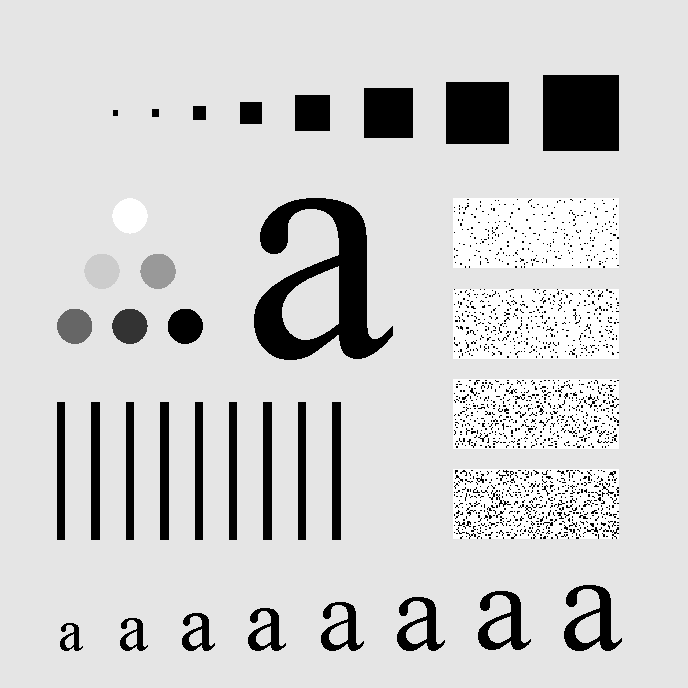
#> input picture DIP/image.tif, 688 x 688 px
$ python thresholding.py
#> lines starting #> are read from the running program, lines starting #| are printed output that depends on the picture; after the words box and inside, x2 and y2 are one past the last pixel; in counts of white or black regions, pixels touching at a corner belong together
import numpy as np
import cv2
import matplotlib.pyplot as plt

# Load the grayscale image
image = cv2.imread('image.tif', 0)  # Replace 'image.jpg' with your image file
#> image is the input picture: shape (688, 688); min 0, max 255, mean 207.3
if image is None:
    raise FileNotFoundError("Image not found. Please provide a valid file path.")

# Step 1: Calculate the Histogram
def calculate_histogram(image):
    hist = np.zeros(256, dtype=int)
    for pixel_value in image.ravel():
        hist[pixel_value] += 1
    return hist

# Step 2: Compute Otsu's Threshold Value
def otsu_threshold(image, hist):
    total_pixels = image.size
    current_max = 0
    threshold = 0
    sum_total = np.sum([i * hist[i] for i in range(256)])
    sum_background = 0
    weight_background = 0
    weight_foreground = 0

    for t in range(256):
        weight_background += hist[t]
        if weight_background == 0:
            continue
        weight_foreground = total_pixels - weight_background
        if weight_foreground == 0:
            break
        sum_background += t * hist[t]
        mean_background = sum_background / weight_background
        mean_foreground = (sum_total - sum_background) / weight_foreground
        between_variance = (
            weight_background
            * weight_foreground
            * (mean_background - mean_foreground) ** 2
        )
        if between_variance > current_max:
            current_max = between_variance
            threshold = t
    return threshold

# Step 3: Apply Thresholding
def apply_threshold(image, threshold):
    binary_image = np.zeros_like(image, dtype=np.uint8)
    binary_image[image > threshold] = 255
    return binary_image

# Calculate histogram
histogram = calculate_histogram(image)
#> after the loop in calculate_histogram, `for pixel_value in image.ravel():`: hist = 256 values, max 379892 at index 229, min 0 at index 1, mean 1849
#> histogram has the same summary as hist in calculate_histogram

# Determine the threshold value
threshold_value = otsu_threshold(image, histogram)
#> in otsu_threshold, `sum_total = np.sum([i * hist[i] for i in range(256)])`: sum_total = 98131169
#> the loop in otsu_threshold, `for t in range(256):` made 256 passes
#> (weight_background, weight_foreground, sum_background, mean_background, mean_foreground, current_max) on passes 1, 52, 103: (47833, 425511, 0, 0, 230.6, 1.08e+15), (48808, 424536, 49725, 1.02, 231, 1.1e+15), (49782, 423562, 149073, 2.99, 231.3, 1.1e+15)
#> after the loop in otsu_threshold, `for t in range(256):`: current_max = 1.1e+15; sum_background = 87491804; threshold = 102; weight_background = 473344
#> threshold_value = 102
print(f"Calculated Threshold Value: {threshold_value}")
#| Calculated Threshold Value: 102

# Perform thresholding
binary_image = apply_threshold(image, threshold_value)
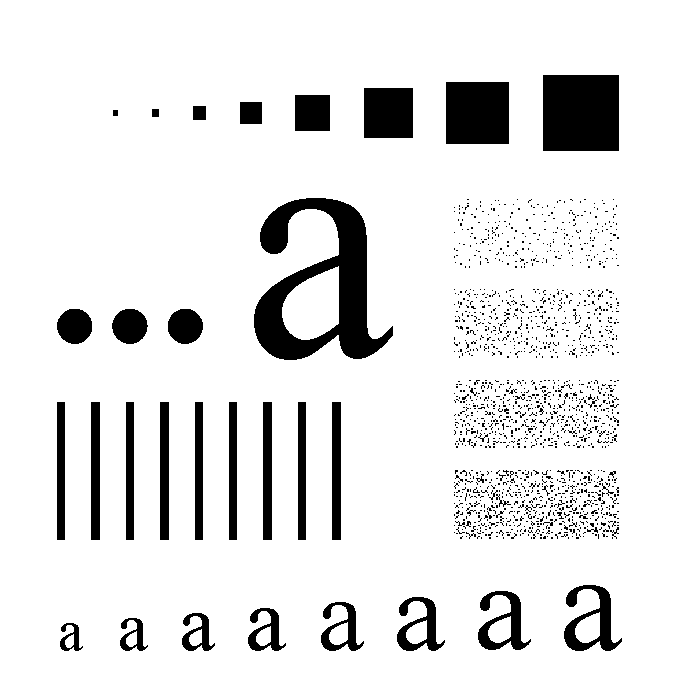
#> binary_image: shape (688, 688); 89.5% white; 1561 black regions (1520 under 20 px), largest, box (x1, y1, x2, y2) and area: (254, 198, 393, 360) 9687, (543, 75, 619, 151) 5776, (446, 82, 509, 144) 3906

# Step 4: Display Results
plt.figure(figsize=(12, 6))

# Original Image
plt.subplot(1, 3, 1)
plt.title('Original Image')
plt.imshow(image, cmap='gray')
plt.axis('off')

# Histogram
plt.subplot(1, 3, 2)
plt.title('Histogram')
plt.bar(range(256), histogram, color='black', width=1)
plt.axvline(x=threshold_value, color='red', linestyle='--', label=f'Threshold = {threshold_value}')
plt.xlabel('Pixel Intensity')
plt.ylabel('Frequency')
plt.legend()

# Binary Image
plt.subplot(1, 3, 3)
plt.title('Binary Image')
plt.imshow(binary_image, cmap='gray')
plt.axis('off')

plt.tight_layout()
plt.show()
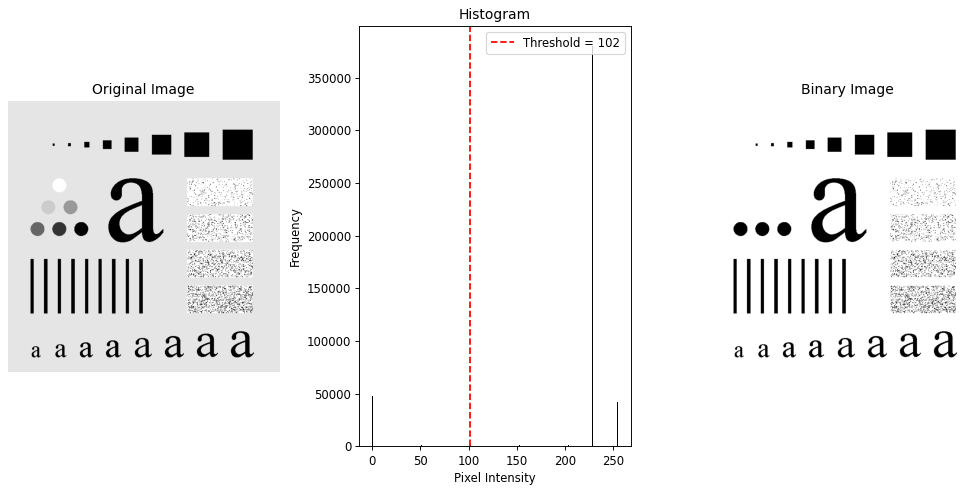
#> figure drawn by matplotlib, 3 panels; panel 2: tallest bar 379892 high, from x = 228.5 to 229.5
